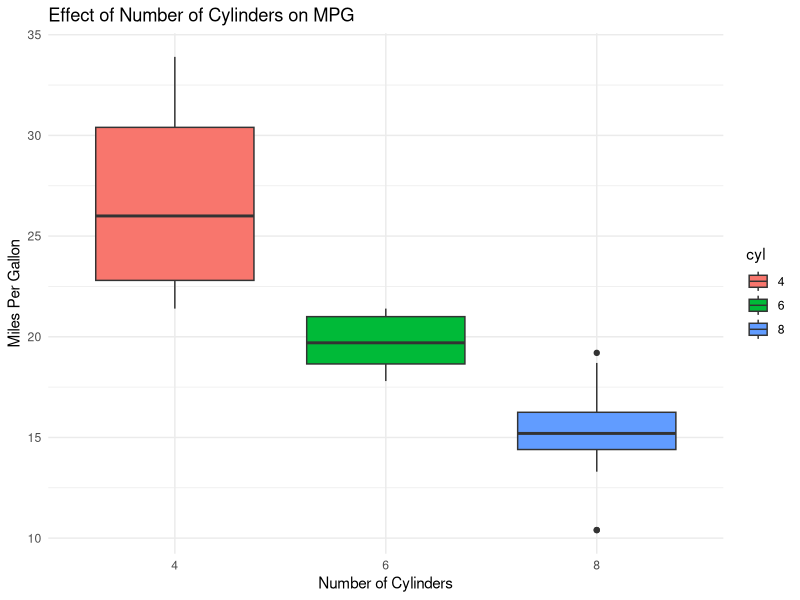
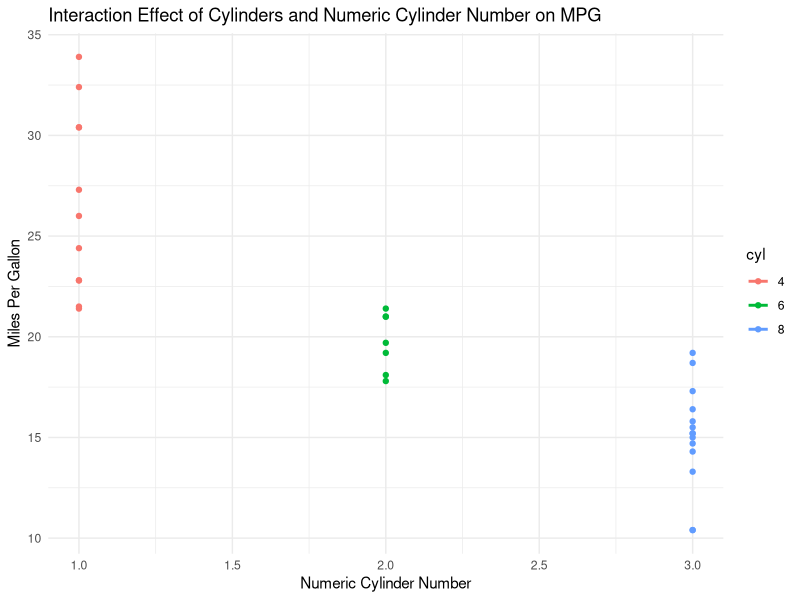
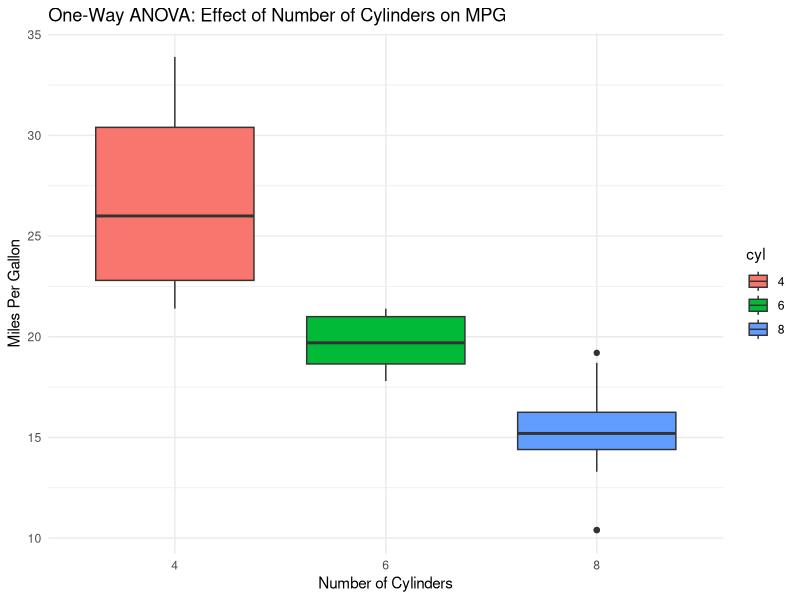
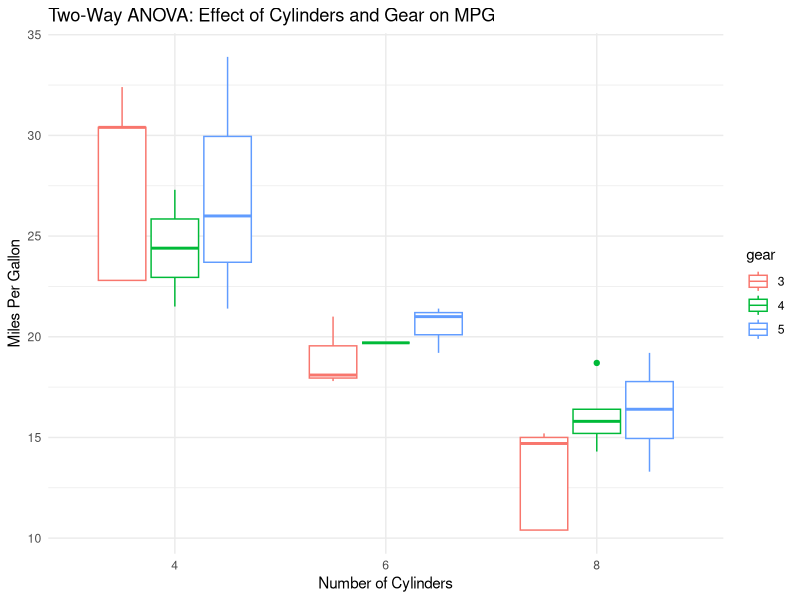
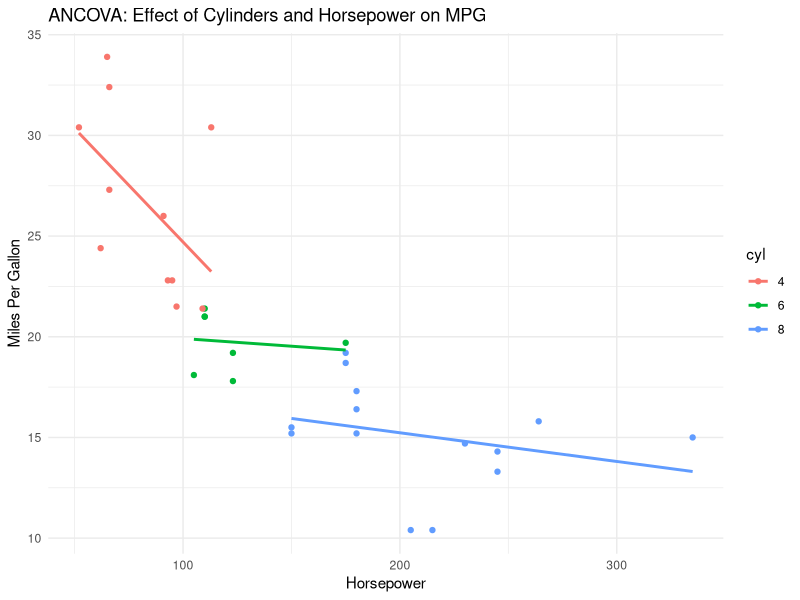
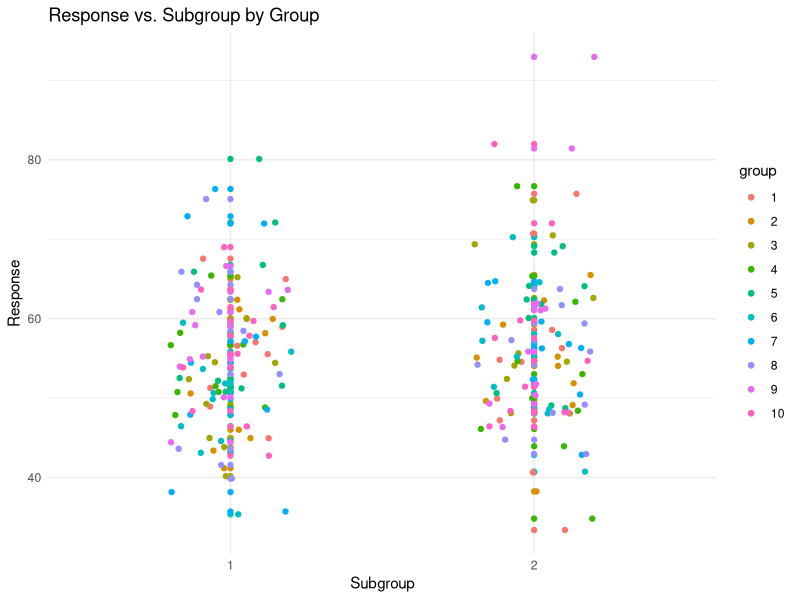
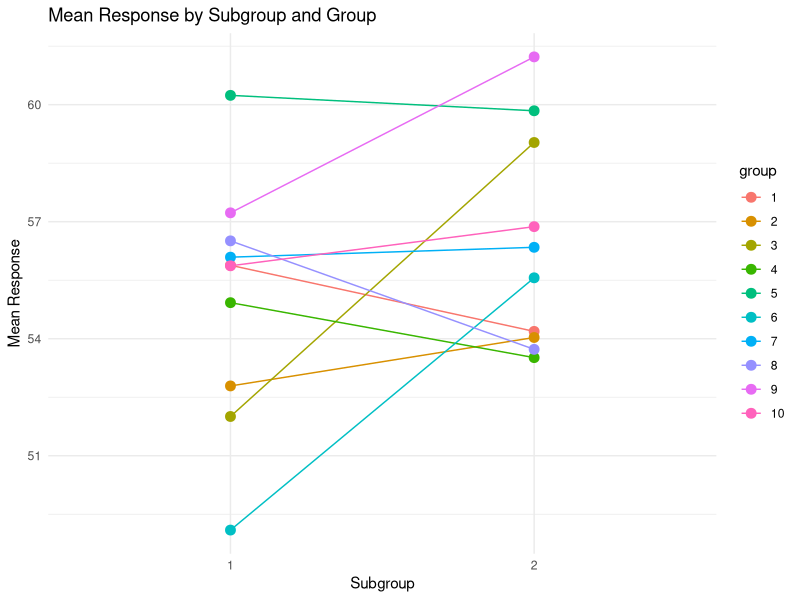

Here is the R script that generated these plots, in order:
rm(list=ls())

graph_new = function() {
  os = Sys.info()["sysname"]
  if (os == 'Windows') {
    windows()
  } else if (os == 'Darwin') {
    quartz()
  } else if (os == 'Linux') {
    x11()
  }
}

# 필요한 패키지 로드
library(ggplot2)
library(car)
library(lme4)
library(afex)
library(dplyr)

# 1. 데이터셋 로드 및 변환 ----
data("mtcars")
df <- mtcars

# 연속형 변수 Y와 이산형 변수 X 생성
# 연속형 변수: mpg (miles per gallon)
# 이산형 변수: cyl (number of cylinders) -> factor로 변환
df$cyl <- as.factor(df$cyl)

# 2. 계획행렬 분석 ----
X <- model.matrix(~ cyl, data=df)  # 계획행렬 생성
print(head(X))  # 계획행렬 출력

# 3. 더미변수 생성 및 reference coding, cellmean coding ----
# Reference Coding
df$cyl_ref <- relevel(df$cyl, ref="4")  # Reference Level 설정

# Cellmean Coding
df$cyl_cellmean <- model.matrix(~ cyl - 1, data=df)  # Cellmean coding

# 4. 이산형 변수의 효과 시각화 ----
# cyl이 4인 경우와 6인 경우의 mpg 차이 시각화
ggplot(df, aes(x=cyl, y=mpg, fill=cyl)) +
  geom_boxplot() +
  labs(title="Effect of Number of Cylinders on MPG", x="Number of Cylinders", y="Miles Per Gallon") +
  theme_minimal()

# 5. 상호작용 변수 추가 및 모델 검정 ----
# 상호작용 변수를 추가하여 모델 생성
df$cyl_num <- as.numeric(df$cyl)  # 이산형 변수를 숫자형으로 변환

model_interaction <- lm(mpg ~ cyl * cyl_num, data=df)
summary(model_interaction)

# 상호작용 시각화
ggplot(df, aes(x=cyl_num, y=mpg, color=cyl)) +
  geom_point() +
  geom_smooth(method="lm", aes(group=cyl), se=FALSE) +
  labs(title="Interaction Effect of Cylinders and Numeric Cylinder Number on MPG",
       x="Numeric Cylinder Number",
       y="Miles Per Gallon") +
  theme_minimal()

# 6. 일원 분산분석 (ANOVA) ----
anova_oneway <- aov(mpg ~ cyl, data=df)
summary(anova_oneway)

# 일원 분산분석 시각화
ggplot(df, aes(x=cyl, y=mpg, fill=cyl)) +
  geom_boxplot() +
  labs(title="One-Way ANOVA: Effect of Number of Cylinders on MPG", x="Number of Cylinders", y="Miles Per Gallon") +
  theme_minimal()

# 7. 이원 분산분석 (ANOVA) ----
# 예를 들어, 추가적으로 gear라는 변수를 생성하여 이원 분산분석을 수행
df$gear <- as.factor(sample(c(3, 4, 5), nrow(df), replace=TRUE))
anova_twoway <- aov(mpg ~ cyl * gear, data=df)
summary(anova_twoway)

# 이원 분산분석 시각화
ggplot(df, aes(x=cyl, y=mpg, color=gear)) +
  geom_boxplot() +
  labs(title="Two-Way ANOVA: Effect of Cylinders and Gear on MPG", x="Number of Cylinders", y="Miles Per Gallon") +
  theme_minimal()

# 8. 공분산분석 (ANCOVA) ----
# 연속형 공변수 추가
anova_ancova <- aov(mpg ~ cyl + hp, data=df)  # hp는 자동차의 horsepower
summary(anova_ancova)

# 공분산분석 시각화
ggplot(df, aes(x=hp, y=mpg, color=cyl)) +
  geom_point() +
  geom_smooth(method="lm", se=FALSE) +
  labs(title="ANCOVA: Effect of Cylinders and Horsepower on MPG",
       x="Horsepower",
       y="Miles Per Gallon") +
  theme_minimal()

# 9. 선형혼합모형 ----
# 데이터 생성
set.seed(123)
n_groups <- 10  # 그룹의 수
n_per_group <- 20  # 그룹당 데이터 포인트 수

# 그룹과 서브그룹 생성
group <- rep(1:n_groups, each = n_per_group)
subgroup <- rep(1:2, times = n_groups * (n_per_group / 2))
id <- factor(paste(group, 1:(n_groups * n_per_group), sep = "_"))

# 종속 변수 생성
response <- rnorm(n_groups * n_per_group, mean = 50, sd = 10) +
  as.numeric(group) * 0.5 + as.numeric(subgroup) * 2 +
  rnorm(n_groups * n_per_group, mean = 0, sd = 2)

df <- data.frame(id = id, group = as.factor(group), subgroup = as.factor(subgroup), response = response)

# 선형 혼합 모형 적합
model_lmm <- lmer(response ~ subgroup + (1 | group), data = df)
summary(model_lmm)

# 모델 단일성 검사
if (isSingular(model_lmm)) {
  warning("The model has a singular fit. Consider simplifying the model.")
}

# 시각화

# 그룹별 평균 반응 값 시각화
ggplot(df, aes(x = subgroup, y = response, color = group)) +
  geom_point() +
  geom_jitter(width = 0.2, height = 0) +
  labs(title = "Response vs. Subgroup by Group", x = "Subgroup", y = "Response") +
  theme_minimal()

# 그룹별 평균을 바탕으로 시각화
group_means <- df %>%
  group_by(group, subgroup) %>%
  summarise(mean_response = mean(response), .groups = 'drop')

ggplot(group_means, aes(x = subgroup, y = mean_response, color = group, group = group)) +
  geom_line() +
  geom_point(size = 3) +
  labs(title = "Mean Response by Subgroup and Group", x = "Subgroup", y = "Mean Response") +
  theme_minimal()
